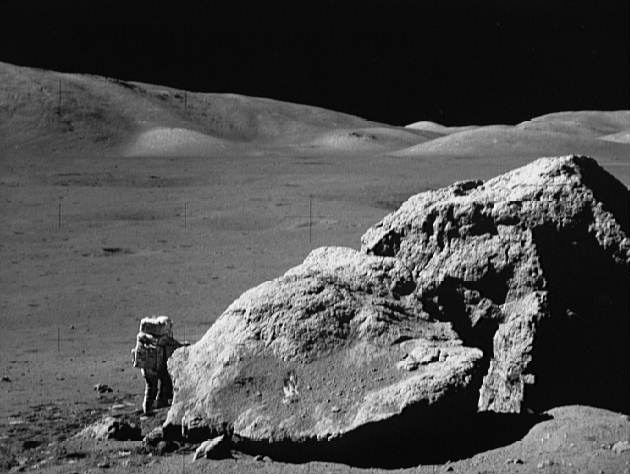
%> input picture Assignments/assignment2/Source Code/Problem678/moonlanding.png, 630 x 474 px
$ octave problem7.m   (GNU Octave 9; MATLAB toolbox functions it lacks are replaced by stand-ins)
%> lines starting %> are read from the running program, lines starting %| are printed output that depends on the picture; in (x1, y1, x2, y2) boxes, pixels count from 0 and x2, y2 are one past the last pixel; in counts of white or black regions, pixels touching at a corner belong together; the program's own positions count from 1
### Assignments/assignment2/Source Code/Problem678/gaussian_br.m
function b = gaussian_br(M,N,cut_off1,cut_off2)

if cut_off1 > cut_off2
    h_cut_off = cut_off1;
    l_cut_off = cut_off2;
else
    h_cut_off = cut_off2;
    l_cut_off = cut_off1;
end
dist = distmatrix(M,N);
W = h_cut_off - l_cut_off;
D0 = l_cut_off;
Hbr = 1 - exp((-1/2)*(((dist.^2)-(D0^2))./ (dist*W)).^2);
b = Hbr;
end

### Assignments/assignment2/Source Code/Problem678/distmatrix.m
function y = distmatrix(M,N)
    u = 0:(M - 1);
    v = 0:(N - 1);

    ind_u = find(u > M/2);
    u(ind_u) = u(ind_u) - M;
    ind_v = find(v > N/2);
    v(ind_v) = v(ind_v) - N;

    [V, U] = meshgrid(v, u);

    %calculate distance matrix
    y = sqrt((U .^ 2) + (V .^ 2));
end

### Assignments/assignment2/Source Code/Problem678/ideal_hp.m
function b = ideal_hp(M,N,cut_off)
    dist = distmatrix(M,N);
    H = ones(M,N);
    ind = dist<= cut_off;
    H(ind) = 0;
    b = double(H);
end

### Assignments/assignment2/Source Code/Problem678/ideal_lp.m
function b = ideal_lp(M,N,cut_off)
    dist = distmatrix(M,N);
    H = zeros(M,N);
    ind = dist <= cut_off;
    H(ind) = 1;
    b = double(H);
end

### Assignments/assignment2/Source Code/Problem678/ideal_br.m
function b = ideal_br(M,N,cut_off1,cut_off2)
    if cut_off1 > cut_off2
        h_cut_off = cut_off1;
        l_cut_off = cut_off2;
    else
        h_cut_off = cut_off2;
        l_cut_off = cut_off1;
    end
    H1 = ideal_hp(M,N,l_cut_off);
    H2 = ideal_lp(M,N,h_cut_off);
    Hbr = H2 - H1;
    ind = Hbr == -1;
    Hbr(ind) = 1;
    b = Hbr;
end

### Assignments/assignment2/Source Code/Problem678/butter_br.m
function b = butter_br(M,N,cut_off1,cut_off2, ord)
    if cut_off1 > cut_off2
        h_cut_off = cut_off1;
        l_cut_off = cut_off2;
    else
        h_cut_off = cut_off2;
        l_cut_off = cut_off1;
    end
    W = h_cut_off - l_cut_off;
    D0 = l_cut_off;
    dist = distmatrix(M,N);
    Hbr = 1 ./ (1+((dist*W)./((dist.^2)-(D0^2))).^(2*ord));
    b = Hbr;
end

### Assignments/assignment2/Source Code/Problem678/problem7.m
clc
clear all
close all
image=imread('moonlanding.png');
%> image is the input picture: size 474x630 uint8; min 0, max 255, mean 77.8
image = double(image);
%> image: size 474x630 double
imafft = fft2(image);
FS = fftshift(imafft);
% % Fourier Spectrum of Image
s = size(image); ma=max(max((FS)));
%> after `s = size(image)`: s = [474 630]
%> after `ma=max(max((FS)))`: ma = 23229905
maxium = 0.5*sqrt(s(1)^2+s(2)^2);
%> maxium = 394.2
cutoff1 = maxium*30;
%> cutoff1 = 11826
cutoff2 = maxium*120;
%> cutoff2 = 47304.1

butterworth_filter = fftshift(butter_br(474,630,100,105,4));
gussian_filter = fftshift(gaussian_br(s(1),s(2),cutoff1,cutoff2));
Ideal_filter = fftshift(ideal_br(s(1),s(2),100,105));
%> in ideal_hp, `H(ind) = 0;`:
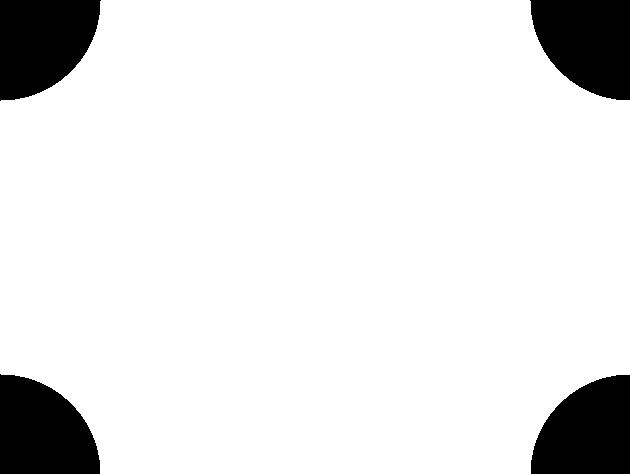
%> H: size 474x630 double; values 0 (black) and 1 (white), 89.5% white; 4 black regions, box (x1, y1, x2, y2) and area: (0, 0, 101, 101) 7955, (530, 0, 630, 100) 7854, (0, 374, 100, 474) 7854, (531, 375, 630, 474) 7754
%> in ideal_lp, `H(ind) = 1;`:
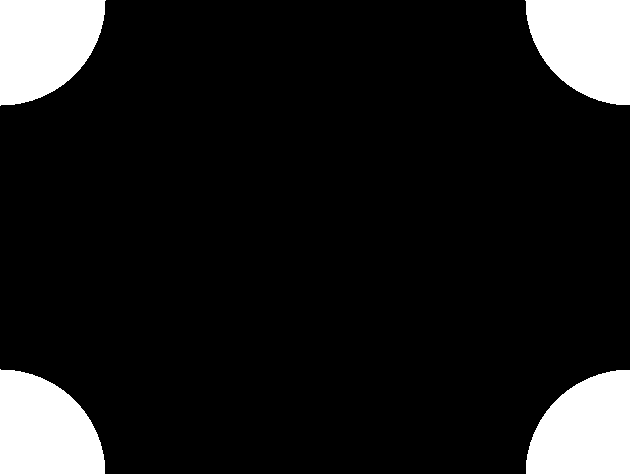
%> H: size 474x630 double; values 0 (black) and 1 (white), 11.6% white; 4 white regions, box (x1, y1, x2, y2) and area: (0, 0, 106, 106) 8761, (525, 0, 630, 105) 8655, (0, 369, 105, 474) 8655, (526, 370, 630, 474) 8550
%> in ideal_br, `Hbr(ind) = 1;`:
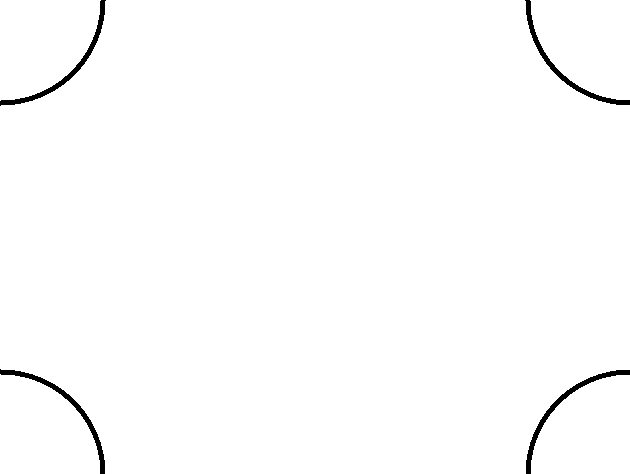
%> Hbr: size 474x630 double; values 0 (black) and 1 (white), 98.9% white; 4 black regions, box (x1, y1, x2, y2) and area: (0, 0, 106, 106) 806, (525, 0, 630, 105) 801, (0, 369, 105, 474) 801, (526, 370, 630, 474) 796

butter = (immultiply(real(FS),butterworth_filter));
gussian = (immultiply(real(FS),gussian_filter));
ideal = (immultiply(real(FS),Ideal_filter));
figure(1);
imshow(butter)
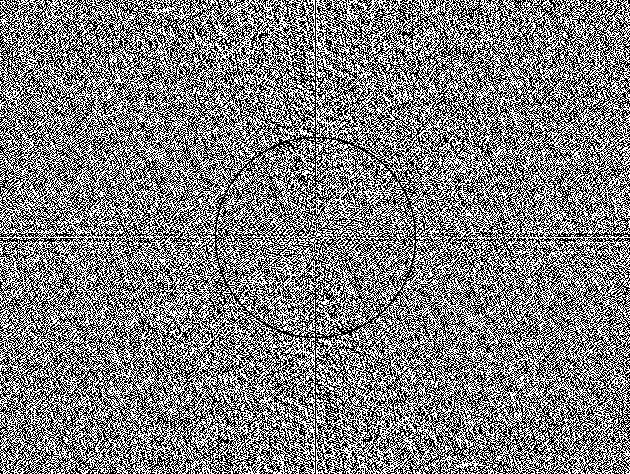
%> displayed picture: size 474x630, on the screen's scale of 0 to 255; min 0, max 255, mean 127.1
title("Butter Filtered Image")
figure(2);
imshow(gussian)
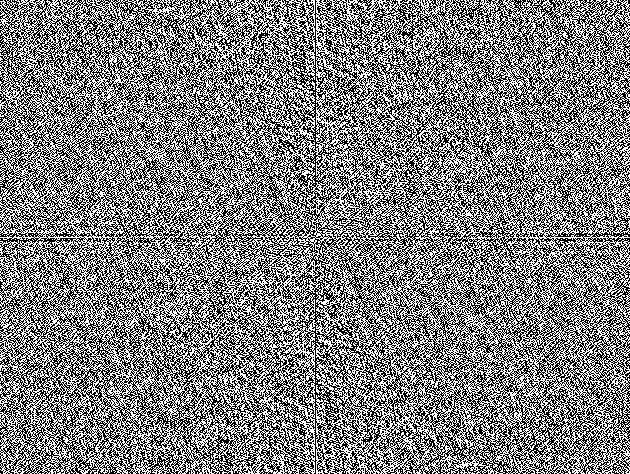
%> displayed picture: size 474x630, on the screen's scale of 0 to 255; min 0, max 255, mean 127.5
title("Gussian Filtered Image")
figure(3);
imshow(ideal)
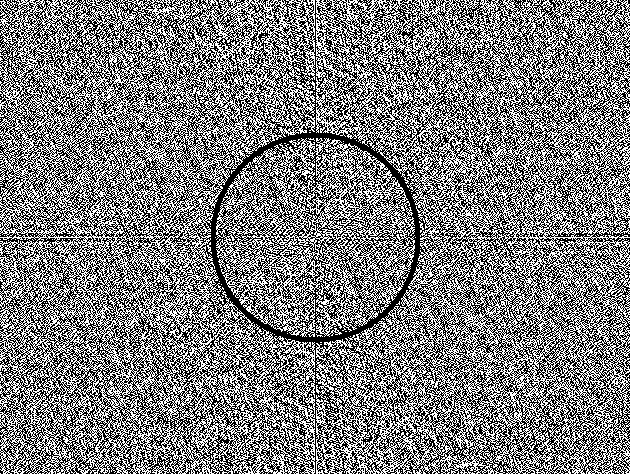
%> displayed picture: size 474x630, on the screen's scale of 0 to 255; min 0, max 255, mean 126
title("Ideal Filtered Image")
